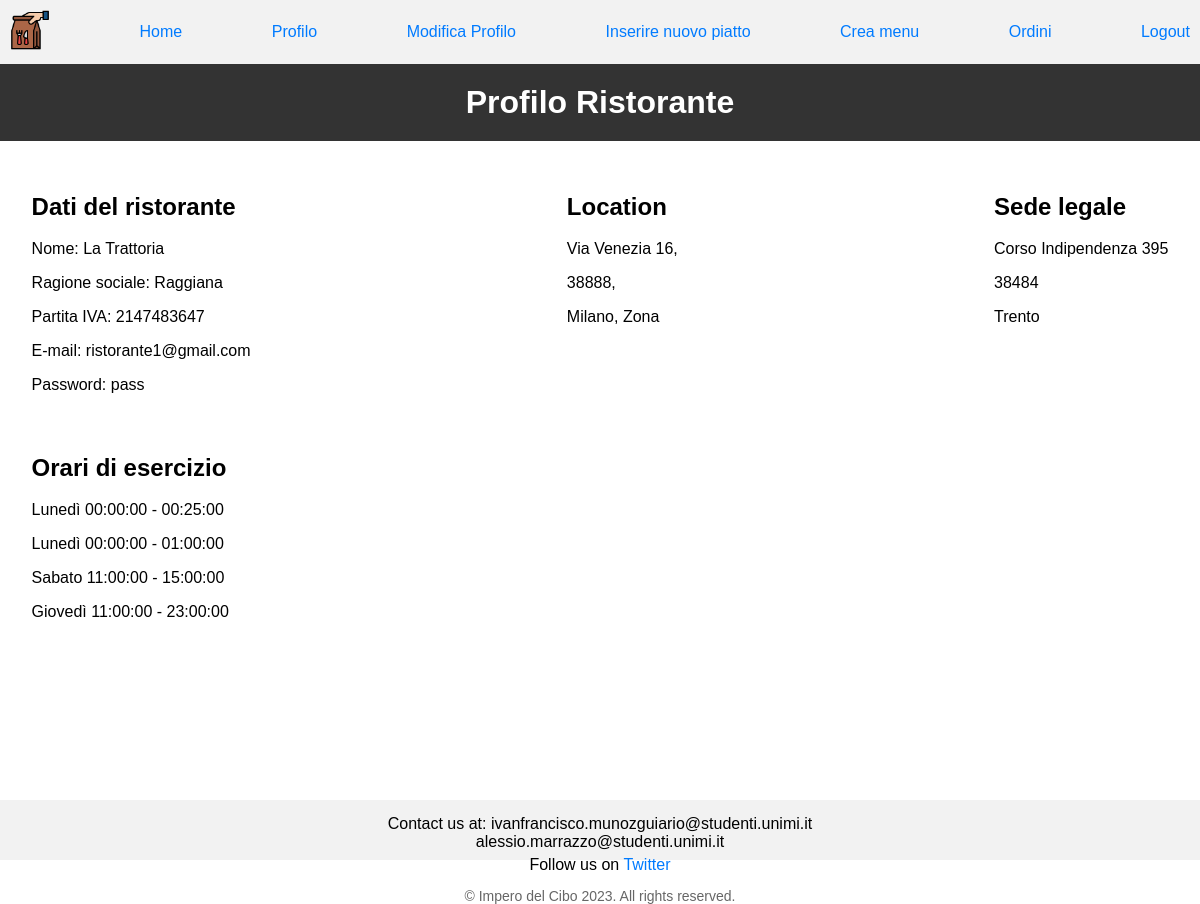
The page /applicativo/frontend/profilo_ristorante.php (signed in) on the database as committed earlier.
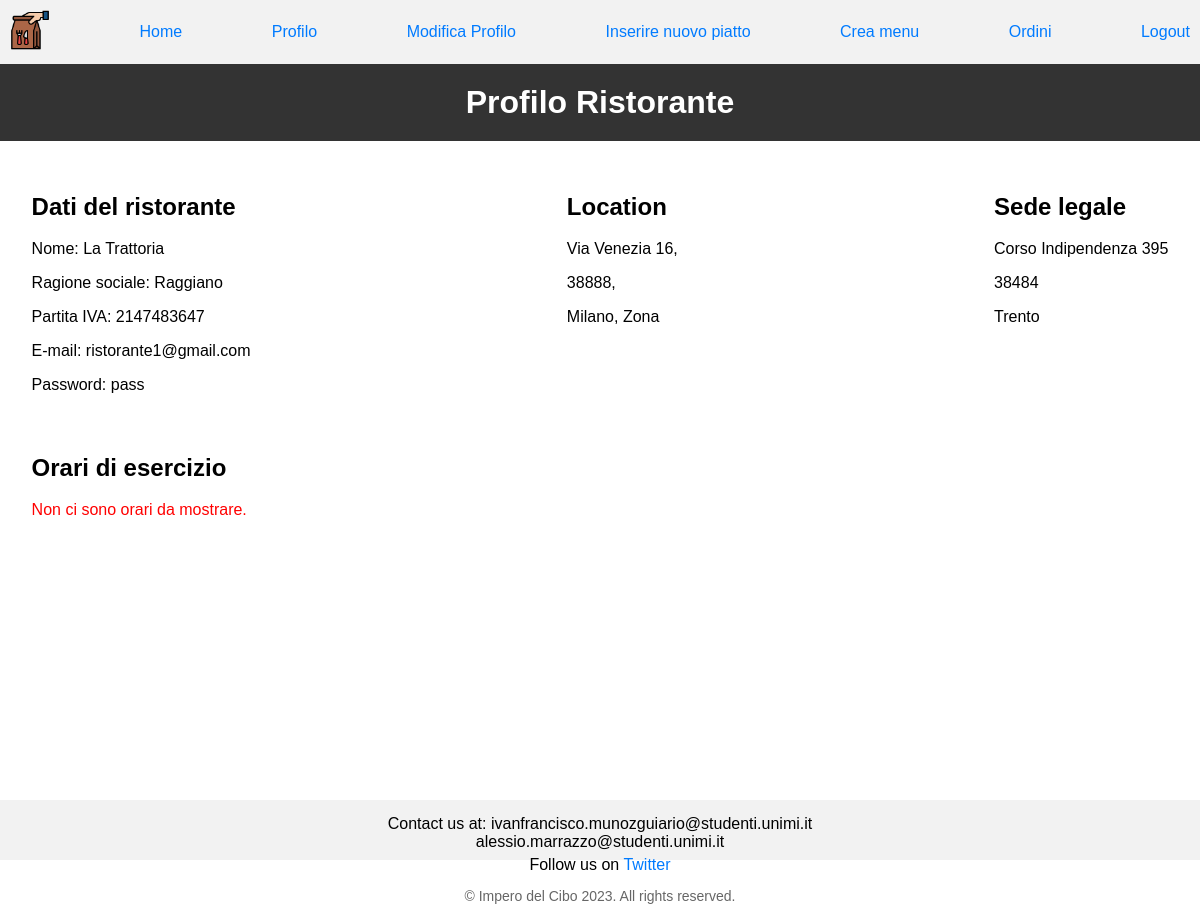
The same page on the database as committed later.
### tables this page shows
CREATE TABLE `ristorante` (
  `mail` varchar(40) NOT NULL,
  `password` varchar(30) NOT NULL,
  `partitaiva` varchar(11) NOT NULL,
  `nome` varchar(30) NOT NULL,
  `ragsoc` char(20) NOT NULL,
  `location` int(11) NOT NULL,
  `sedelegale` int(11) NOT NULL
);

CREATE TABLE `turno` (
  `id` int(11) NOT NULL,
  `giorno` enum('Lunedì','Martedì','Mercoledì','Giovedì','Venerdì','Sabato','Domenica') NOT NULL,
  `orainizio` time NOT NULL,
  `orafine` time NOT NULL
);

CREATE TABLE `indirizzo` (
  `id` int(11) NOT NULL,
  `via` char(25) NOT NULL,
  `numero` varchar(3) NOT NULL,
  `cap` varchar(5) NOT NULL,
  `citta` enum('Milano','Roma','Palermo','Torino','Cagliari','Trento') NOT NULL
);

### applicativo/backend/display_risto_info.php (called while the page is built, shortened)
<?php
include("../common/connessione.php");
if (!isset($_SESSION["utente"])) {
    header("Location: ../index.html");
} else {
    $mail = $_SESSION["utente"];
    $sql = "SELECT ristorante.*, indirizzo.*, sedelegale.via AS viasl, sedelegale.numero AS numerosl, sedelegale.cap AS capsl, sedelegale.citta AS cittasl
            FROM ristorante INNER JOIN indirizzo ON ristorante.location = indirizzo.id
            LEFT JOIN indirizzo AS sedelegale ON ristorante.sedelegale = sedelegale.id
            WHERE ristorante.mail = '$mail';";
    $risultato = $conn->query($sql);
    if ($risultato->num_rows > 0) {
        $row = $risultato->fetch_assoc();
    } else {
        echo "Non è stato trovato alcun record associato alla email";
    }
}
?>

### applicativo/frontend/profilo_ristorante.php (the view, shortened to what this page needs)
<!DOCTYPE html>
<html>
    <head>
        <link rel="stylesheet" type="text/css" href="../css/stile.css">
    </head>
    <body>
        <?php
        include("../common/navbar_ristorante.php");
        include("../backend/display_risto_info.php");
        ?>
        <h1>Profilo Ristorante</h1>
        <section class="page-content">
            <div class=wrapperInfoRist>
                <div class="infoRist">
                    <h2>Dati del ristorante</h2>
                    <p>Nome: <?php echo $row['nome'];?></p>
                    <p>Ragione sociale: <?php echo $row['ragsoc'];?></p>
                    <p>Partita IVA: <?php echo $row['partitaiva'];?></p>
                    <p>E-mail: <?php echo $row['mail'];?></p>
                    <p>Password: <?php echo $row['password'];?></p>
                </div>
                <div class="infoRist">
                    <h2>Location</h2>
                    <p><?php echo $row['via'] . " " . $row['numero'] . ",";?></p>
                    <p><?php echo $row['cap'] . ",";?>
                    <p><?php echo $row['citta'] . ", Zona " . $row['zona'];?></p>
                </div>
                <div class="infoRist">
                    <h2>Sede legale</h2>
                    <p><?php echo $row['viasl'] . " " . $row['numerosl'];?></p>
                    <p><?php echo $row['capsl'];?>
                    <p><?php echo $row['cittasl'];?></p>
                </div>
            </div>
            <div class="wrapperOrariRisto">
                <div class="orariRisto">
                    <h2>Orari di esercizio</h2>
                    <?php
                    $tabella = "rlavorasu";
                    include("../backend/visualizza_orari.php");
                    ?>
                </div>
            </div>
        </section>
    </body>
</html>

### applicativo/backend/visualizza_orari.php
<?php
$sql = "SELECT giorno, orainizio, orafine
        FROM  turno
        WHERE id IN (
            SELECT turno
            FROM $tabella
            WHERE mail = '$mail');";
$risultato = $conn->query($sql);
if ($risultato->num_rows > 0) {
    while($row = $risultato->fetch_assoc()) {
        echo "<p>" . $row['giorno'] . "   " . $row['orainizio'] . " - " . $row['orafine'] . "</p>";
    }
} else {
    echo "<p class=\"error\">Non ci sono orari da mostrare.</p>";
}
?>

Rows that differ between the two databases and show on the page:
no longer on this page (row unchanged): turno: giorno "Lunedì", orainizio "00:00:00", orafine "00:25:00"
no longer on this page (row unchanged): turno: giorno "Lunedì", orainizio "00:00:00", orafine "01:00:00"
no longer on this page (row unchanged): turno: giorno "Sabato", orainizio "11:00:00", orafine "15:00:00"
no longer on this page (row unchanged): turno: giorno "Giovedì", orainizio "11:00:00", orafine "23:00:00"
changed ristorante "La Trattoria": ragsoc "Raggiana" → "Raggiano"
Other text that changed with them:
text now shown: "Non ci sono orari da mostrare."
